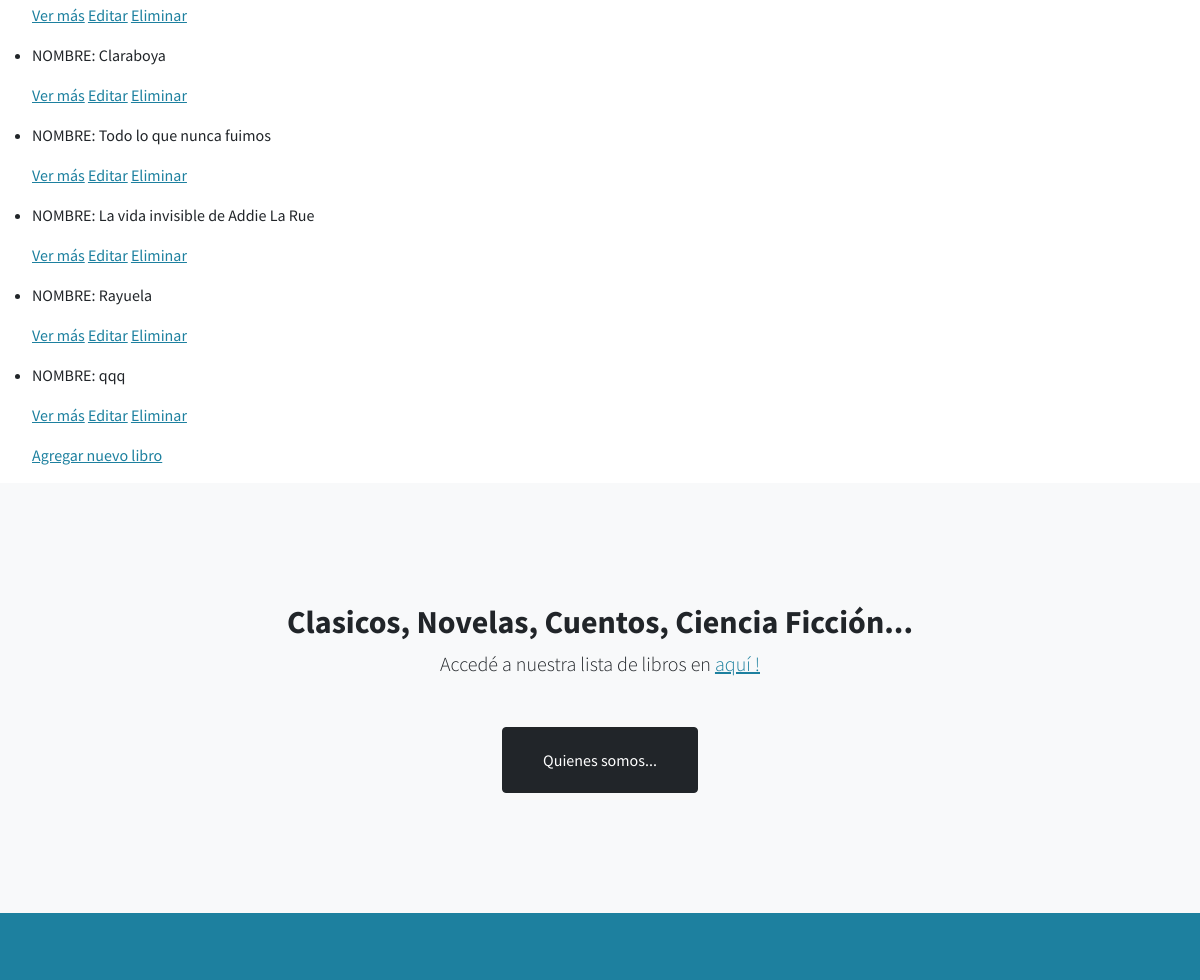
Page /App1/libros/list (middle part) on the earlier database version.
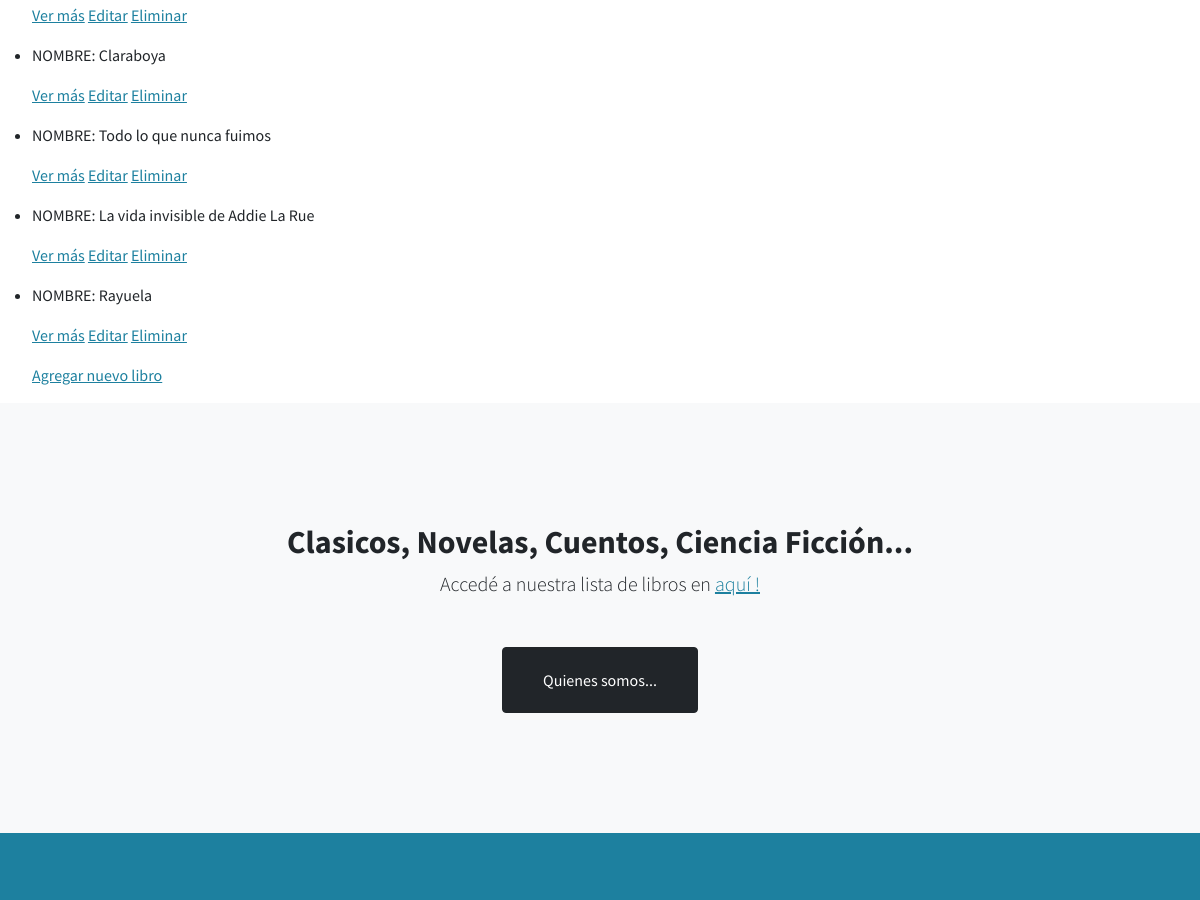
Same page on the later database version.
### App1/models.py (models this page shows, shortened)
class Libros (models.Model):
    genero = models.CharField(max_length=40)
    nombre = models.CharField(max_length=50)
    numeroId = models.IntegerField()

### App1/views.py (the view)
# urls.py: path('libros/list', views.LibrosList.as_view(), name='List'),
class LibrosList(ListView):
    model = Libros
    template_name = "App1/libros_list.html"

### App1/templates/App1/libros_list.html (shortened to what this page needs)
{% extends "App1/padre.html" %}
{% load static %}
        {% block contenido %}
          <p>LIBROS:</p> <br>
          <ul>
            {% for libros in object_list %}
            <li>
              <p>NOMBRE: {{ libros.nombre}}</p>
              <p>
              <a href="{% url 'Detail' libros.id %}">Ver más</a>
              <a href="{% url 'Edit' libros.id %}">Editar</a>
              <a href="{% url 'Delete' libros.id %}">Eliminar</a>
            </p>
            </li>
            {% endfor %}
              <a href="{% url 'New' %}">Agregar nuevo libro</a>
          </ul>
        {% endblock %}

Differences in the rows shown:
removed Libros: nombre "qqq"
